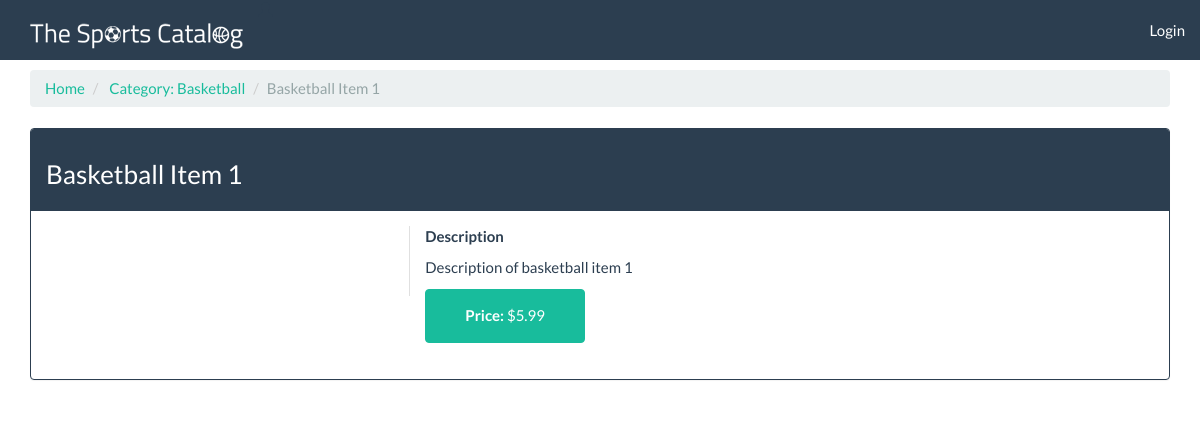
The app's page /category/2/item/25/ with its own data.
### database_setup.py (models this page shows, shortened)
class Category(Base):
    __tablename__ = 'category'
    id = Column(Integer, primary_key=True)
    name = Column(String(250), nullable=False)
    user_id = Column(Integer, ForeignKey('user.id'))
    user = relationship(User)

class CatalogItem(Base):
    __tablename__ = 'catalog_item'
    id = Column(Integer, primary_key = True)
    title = Column(String(250))
    description = Column(String(250))
    price = Column(String(8))
    item_picture = Column(String(250))
    category_id = Column(Integer,ForeignKey('category.id'))
    category = relationship(Category)
    user_id = Column(Integer, ForeignKey('user.id'))
    user = relationship(User)

### application.py (the view)
@app.route('/category/<int:category_id>/item/<int:item_id>/')
def showCategoryItem(category_id, item_id):
  category = session.query(Category).filter_by(id = category_id).one()
  category_item = session.query(CatalogItem).filter_by(id = item_id).one()
  if 'username' not in login_session:
    return render_template('publiccategoryItem.html', category = category, category_item = category_item)
  else:
    return render_template('categoryItem.html', category = category, category_item = category_item)

### templates/publiccategoryItem.html (shortened to what this page needs)
{% extends "main.html" %}
{% block content %}
{% include "header.html" %}
<div style="margin-top: 70px;"><div>
	<div class="container">
	  <div class="row">
	  	<div class="col-md-12">
		<ul class="breadcrumb">
		  <li><a href="/">Home</a></li>
		  <li><a href="{{ url_for('showCategoryItems', category_id = category.id) }}"> Category: {{ category.name }}</a></li>
		  <li class="active">{{ category_item.title }}</li>
		</ul>
		</div>
	  	<div class="col-md-12">
			<div class="panel panel-primary">
				<div class="panel-heading">
					<h3>{{ category_item.title }}</h3>
				</div>
				<div class="panel-body">
					<div class="row vdivide" >
						<div class="col-md-4">
						</div>
						<div class="col-md-8">
							<p><b>Description</b></p>
							<p>{{ category_item.description }}</p>
							<div class="row" >
								<div class="col-md-3">
									<div class="alert alert-success" role="alert"><p class="text-center"><b>Price:</b> {{ category_item.price }}</p></div>
								</div>
							</div>
						</div>
					</div>
				</div>
			</div>
		</div>
	  </div>
	</div>
{% endblock %}

### records on screen
Category: name "Basketball"
CatalogItem: title "Basketball Item 1", description "Description of basketball item 1", price "$5.99"
